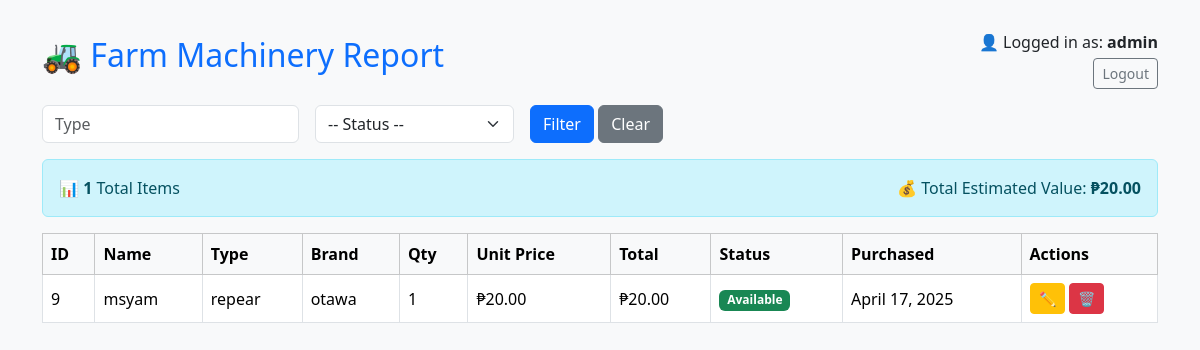
The app's page /report.php with its own data.
### tables this page shows
CREATE TABLE `machinery` (
  `id` int(11) NOT NULL,
  `name` varchar(255) NOT NULL,
  `type` varchar(100) DEFAULT NULL,
  `brand` varchar(100) DEFAULT NULL,
  `quantity` int(11) DEFAULT 1,
  `model` varchar(100) DEFAULT NULL,
  `purchase_date` date DEFAULT NULL,
  `status` enum('Available','In Use','Under Maintenance') DEFAULT 'Available',
  `description` text DEFAULT NULL,
  `stock` int(11) DEFAULT 0,
  `deleted` tinyint(1) DEFAULT 0,
  `created_at` timestamp NOT NULL DEFAULT current_timestamp(),
  `price` decimal(10,2) NOT NULL DEFAULT 0.00
);

### report.php (the view, shortened to what this page needs)
<?php
$host = "localhost";
$db = "inventory_systems";
$user = "root";
$pass = "";
$conn = new mysqli($host, $user, $pass, $db);
function getStatusColor($status) {
    return match ($status) {
        'Available' => 'success',
        'In Use' => 'primary',
        'Under Maintenance' => 'warning',
        'Retired' => 'secondary',
        default => 'dark',
    };
}
$type_filter = $_GET['type'] ?? '';
$deleted_filter = "AND deleted = 0";
$sql = "SELECT * FROM machinery WHERE 1=1 $deleted_filter";
$result = $conn->query($sql);
$machinery_data = [];
$total_items = 0;
$total_value = 0;
if ($result && $result->num_rows > 0) {
    while ($row = $result->fetch_assoc()) {
        $machinery_data[] = $row;
        $total_items++;
        $total_value += (float)$row['quantity'] * (float)$row['price'];
    }
}
?>
<!DOCTYPE html>
<html lang="en">
<head>
    <link href="https://cdn.jsdelivr.net/npm/bootstrap@5.3.3/dist/css/bootstrap.min.css" rel="stylesheet">
</head>
<body>
<div class="container">
    <div class="d-flex justify-content-between align-items-center mb-3">
        <h2 class="text-primary">🚜 Farm Machinery Report</h2>
        <div class="text-end">
            <p class="mb-0">👤 Logged in as: <strong><?= htmlspecialchars($_SESSION['username']) ?></strong></p>
            <a href="logout.php" class="btn btn-sm btn-outline-secondary mt-1">Logout</a>
        </div>
    </div>
    <form method="GET" class="row gy-2 gx-3 mb-3">
        <div class="col-auto">
            <input type="text" class="form-control" name="type" placeholder="Type" value="<?= htmlspecialchars($type_filter) ?>">
        </div>
        <div class="col-auto">
            <select class="form-select" name="status">
                <option value="">-- Status --</option>
            </select>
        </div>
        <div class="col-auto">
            <button class="btn btn-primary">Filter</button>
            <a href="report.php" class="btn btn-secondary">Clear</a>
        </div>
    </form>
    <div class="alert alert-info d-flex justify-content-between align-items-center">
        <div>📊 <strong><?= $total_items ?></strong> Total Items</div>
        <div>💰 Total Estimated Value: <strong>₱<?= number_format($total_value ?? 0, 2) ?></strong></div>
    </div>
    <?php if (!empty($machinery_data)): ?>
        <div class="table-responsive mt-3">
            <table class="table table-bordered table-hover align-middle">
                <thead class="table-light">
                    <tr>
                        <th>ID</th><th>Name</th><th>Type</th><th>Brand</th><th>Qty</th><th>Unit Price</th><th>Total</th><th>Status</th><th>Purchased</th><th>Actions</th>
                    </tr>
                </thead>
                <tbody>
                    <?php foreach ($machinery_data as $row): ?>
                        <tr>
                            <td><?= $row['id'] ?></td>
                            <td><?= htmlspecialchars($row['name']) ?></td>
                            <td><?= htmlspecialchars($row['type']) ?></td>
                            <td><?= htmlspecialchars($row['brand']) ?></td>
                            <td><?= $row['quantity'] ?></td>
                            <td>₱<?= number_format((float)$row['price'], 2) ?></td>
                            <td>₱<?= number_format((float)$row['quantity'] * (float)$row['price'], 2) ?></td>
                            <td><span class="badge bg-<?= getStatusColor($row['status']) ?>"><?= $row['status'] ?></span></td>
                            <td><?= date("F j, Y", strtotime($row['purchase_date'])) ?></td>
                            <td>
                                <a href="edit_machinery.php?id=<?= $row['id'] ?>" class="btn btn-sm btn-warning">✏️</a>
                                <a href="delete_machinery.php?id=<?= $row['id'] ?>" class="btn btn-sm btn-danger" onclick="return confirm('Delete this item?')">🗑️</a>
                            </td>
                        </tr>
                    <?php endforeach; ?>
                </tbody>
            </table>
        </div>
    <?php else: ?>
        <div class="alert alert-warning mt-4">No machinery found.</div>
    <?php endif; ?>
</div>
</body>
</html>

### report.php (style rules this page uses)
body { padding: 30px; background: #f8f9fa; }

### records on screen
machinery: id "9", name "msyam", type "repear", brand "otawa", quantity "1", price "20.00", (float)$row['quantity']*(float)$row['price'] "20.00", status "Available", purchase_date "April 17, 2025"

### other values on screen
$_SESSION['username'] "admin"
$total_items "1"
$total_value "20.00"
